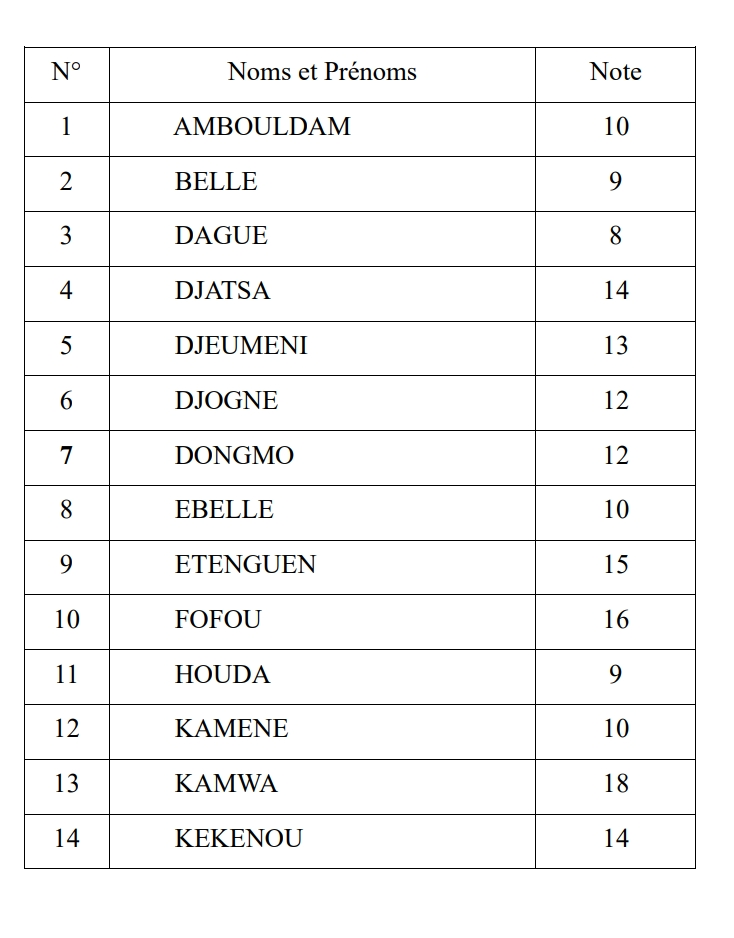
#> input picture schoolmanage/image/test7.jpg, 734 x 938 px
$ python main.py
#> lines starting #> are read from the running program, lines starting #| are printed output that depends on the picture; after the words box and inside, x2 and y2 are one past the last pixel; in counts of white or black regions, pixels touching at a corner belong together
### schoolmanage/TableExtractor.py
import cv2
import numpy as np
import matplotlib.pyplot as plt
import os

class TableExtractor:

    def __init__(self, image_path):

        self.image_path = image_path


    def execute(self):
        self.read_image()
        self.store_process_image("0_original.jpg", self.image)
        self.convert_image_to_grayscale()
        self.store_process_image("1_grayscaled.jpg", self.grayscale_image)
        self.threshold_image()
        self.store_process_image("3_thresholded.jpg", self.thresholded_image)
        self.invert_image()
        self.store_process_image("4_inverteded.jpg", self.inverted_image)
        self.dilate_image()
        self.store_process_image("5_dialateded.jpg", self.dilated_image)
        self.find_contours()
        self.store_process_image("6_all_contours.jpg", self.image_with_all_contours)
        self.filter_contours_and_leave_only_rectangles()
        self.store_process_image("7_only_rectangular_contours.jpg", self.image_with_only_rectangular_contours)
        self.find_largest_contour_by_area()
        self.store_process_image("8_contour_with_max_area.jpg", self.image_with_contour_with_max_area)
        self.order_points_in_the_contour_with_max_area()
        self.store_process_image("9_with_4_corner_points_plotted.jpg", self.image_with_points_plotted)
        self.calculate_new_width_and_height_of_image()
        self.apply_perspective_transform()
        self.store_process_image("10_perspective_corrected.jpg", self.perspective_corrected_image)
        self.add_10_percent_padding()
        self.store_process_image("11_perspective_corrected_with_padding.jpg", self.perspective_corrected_image_with_padding)
        return self.perspective_corrected_image_with_padding

    def read_image(self):
        self.image = cv2.imread(self.image_path)
#> self.image is the input picture: shape (938, 734, 3); mean B, G, R 245.2, 245.3, 245.3

    def convert_image_to_grayscale(self):
        self.grayscale_image = cv2.cvtColor(self.image, cv2.COLOR_BGR2GRAY)

    def blur_image(self):
        self.blurred_image = cv2.blur(self.grayscale_image, (5, 5))

    def threshold_image(self):
        self.thresholded_image = cv2.threshold(self.grayscale_image, 0, 255, cv2.THRESH_BINARY + cv2.THRESH_OTSU)[1]
#> self.thresholded_image: shape (938, 734); 96.2% white; black in thin lines or dots, all inside (x1, y1, x2, y2) = (24, 46, 696, 869)

    def invert_image(self):
        self.inverted_image = cv2.bitwise_not(self.thresholded_image)

    def dilate_image(self):
        self.dilated_image = cv2.dilate(self.inverted_image, None, iterations=5)
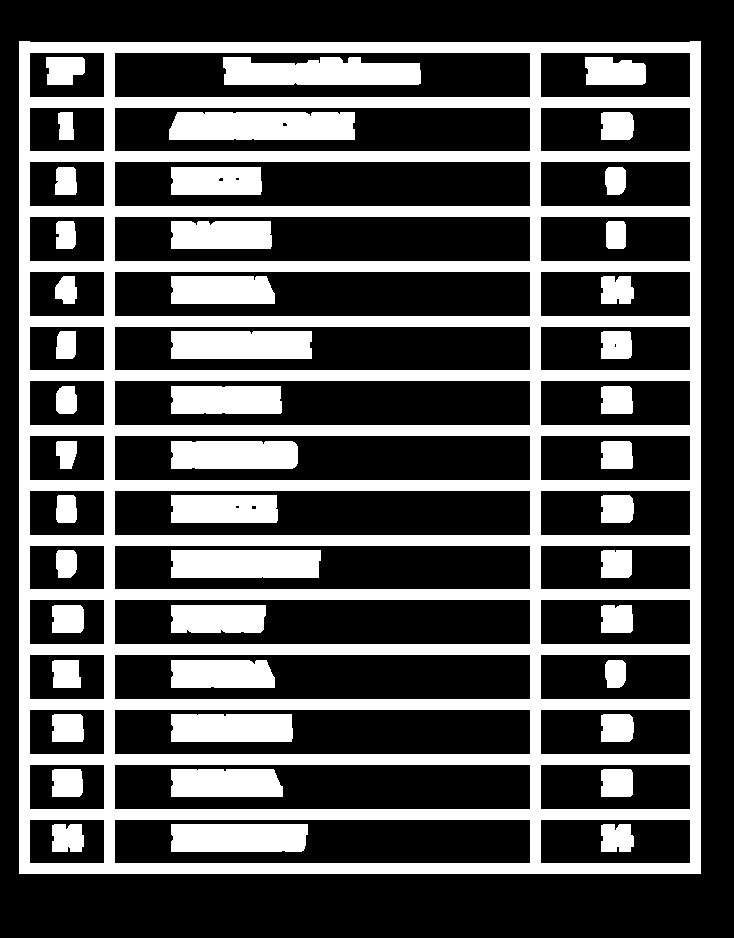
#> self.dilated_image: shape (938, 734); 32.3% white; 46 white regions

    def find_contours(self):
        self.contours, self.hierarchy = cv2.findContours(self.dilated_image, cv2.RETR_TREE, cv2.CHAIN_APPROX_SIMPLE)
#> self.contours = 97 contours, 6 with area under 20; largest, box (x1, y1, x2, y2) and area: (19, 41, 701, 874) 565932, (114, 764, 531, 810) 18718, (114, 709, 531, 755) 18718, (114, 654, 531, 700) 18718, (114, 599, 531, 645) 18718; self.hierarchy = 97 rows, first 6: [-1, -1, 1, -1], [3, -1, 2, 0], [-1, -1, -1, 1], [5, 1, 4, 0], [-1, -1, -1, 3], [7, 3, 6, 0]
        self.image_with_all_contours = self.image.copy()
        cv2.drawContours(self.image_with_all_contours, self.contours, -1, (0, 255, 0), 3)

    def filter_contours_and_leave_only_rectangles(self):
        self.rectangular_contours = []
        for contour in self.contours:
            peri = cv2.arcLength(contour, True)
            approx = cv2.approxPolyDP(contour, 0.02 * peri, True)
            if len(approx) == 4:
                self.rectangular_contours.append(approx)
#> this loop made 97 passes
#> (peri, approx) on passes 1, 2, 4, 5, 6, 8, 9: (3026.8, [[19, 41], [19, 873], [700, 873], [700, 41]]), (385.7, [[540, 820], [689, 819], [690, 862], [541, 863]]), (917.7, [[114, 820], [529, 819], [530, 862], [115, 863]]), (326.1, [[171, 851], [301, 851], [307, 824], [171, 824]]), (235.7, [[29, 820], [103, 819], [104, 862], [30, 863]]), (387.7, [[540, 765], [689, 764], [690, 808], [541, 809]]), (115.9, [[601, 770], [601, 796], [632, 794], [630, 769]])
#> after the loop, self.rectangular_contours = 71 contours; largest, box (x1, y1, x2, y2) and area: (19, 41, 701, 874) 566592, (114, 764, 531, 810) 18261, (114, 709, 531, 755) 18261, (114, 654, 531, 700) 18261, (114, 599, 531, 645) 18261
        self.image_with_only_rectangular_contours = self.image.copy()
        cv2.drawContours(self.image_with_only_rectangular_contours, self.rectangular_contours, -1, (0, 255, 0), 3)
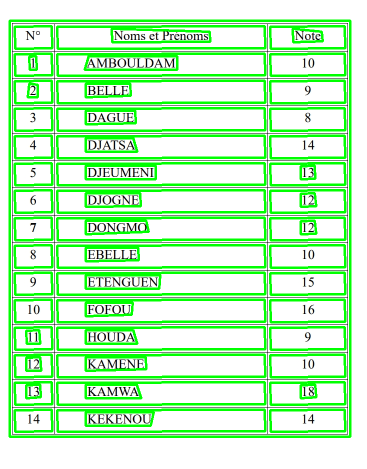
#> self.image_with_only_rectangular_contours: shape (938, 734, 3) (shown at 1/2 size); mean B, G, R 187.4, 245.4, 187.4

    def find_largest_contour_by_area(self):
        max_area = 0
        self.contour_with_max_area = None
        for contour in self.rectangular_contours:
            area = cv2.contourArea(contour)
            if area > max_area:
                max_area = area
                self.contour_with_max_area = contour
#> this loop made 71 passes
#> (area, max_area, self.contour_with_max_area) on pass 1: (566592, 566592, [[19, 41], [19, 873], [700, 873], [700, 41]])
#> after the loop, max_area = 566592
        self.image_with_contour_with_max_area = self.image.copy()
        cv2.drawContours(self.image_with_contour_with_max_area, [self.contour_with_max_area], -1, (0, 255, 0), 3)
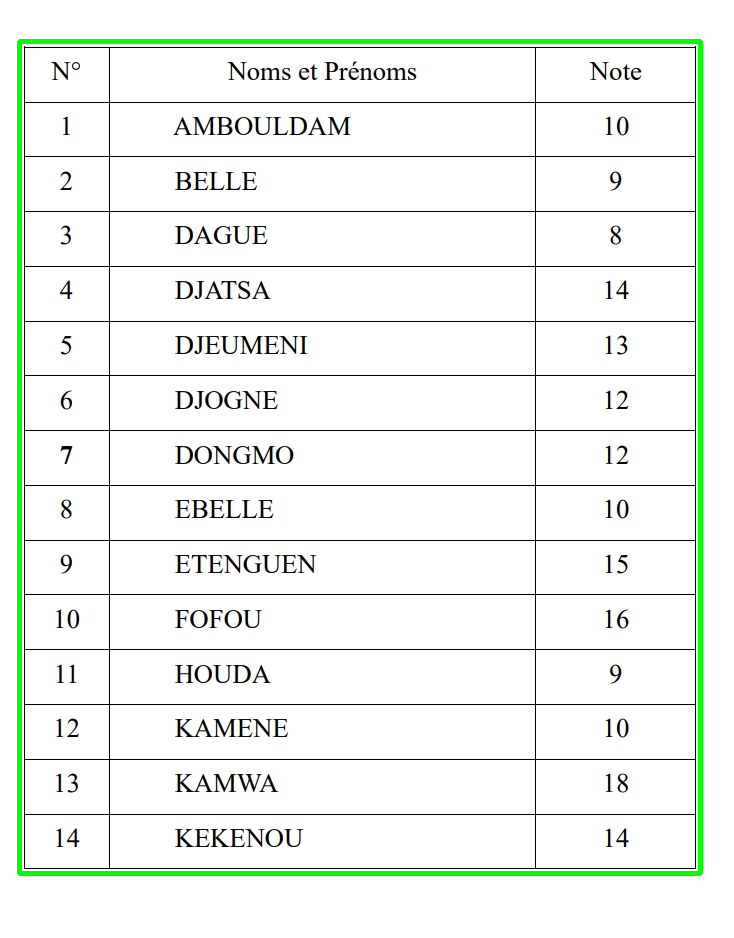
#> self.image_with_contour_with_max_area: shape (938, 734, 3); 2.2% of pixels changed, all inside (x1, y1, x2, y2) = (17, 39, 703, 876)

    def order_points_in_the_contour_with_max_area(self):
        self.contour_with_max_area_ordered = self.order_points(self.contour_with_max_area)
#> in order_points, `pts = pts.reshape(4, 2)`: pts = [[19, 41], [19, 873], [700, 873], [700, 41]]
#> in order_points, `s = pts.sum(axis=1)`: s = [60, 892, 1573, 741]
#> in order_points, `diff = np.diff(pts, axis=1)`: diff = [22, 854, 173, -659]
#> self.contour_with_max_area_ordered = [[19, 41], [700, 41], [700, 873], [19, 873]]
        self.image_with_points_plotted = self.image.copy()
        for point in self.contour_with_max_area_ordered:
            point_coordinates = (int(point[0]), int(point[1]))
            self.image_with_points_plotted = cv2.circle(self.image_with_points_plotted, point_coordinates, 10, (0, 0, 255), -1)
#> this loop made 4 passes
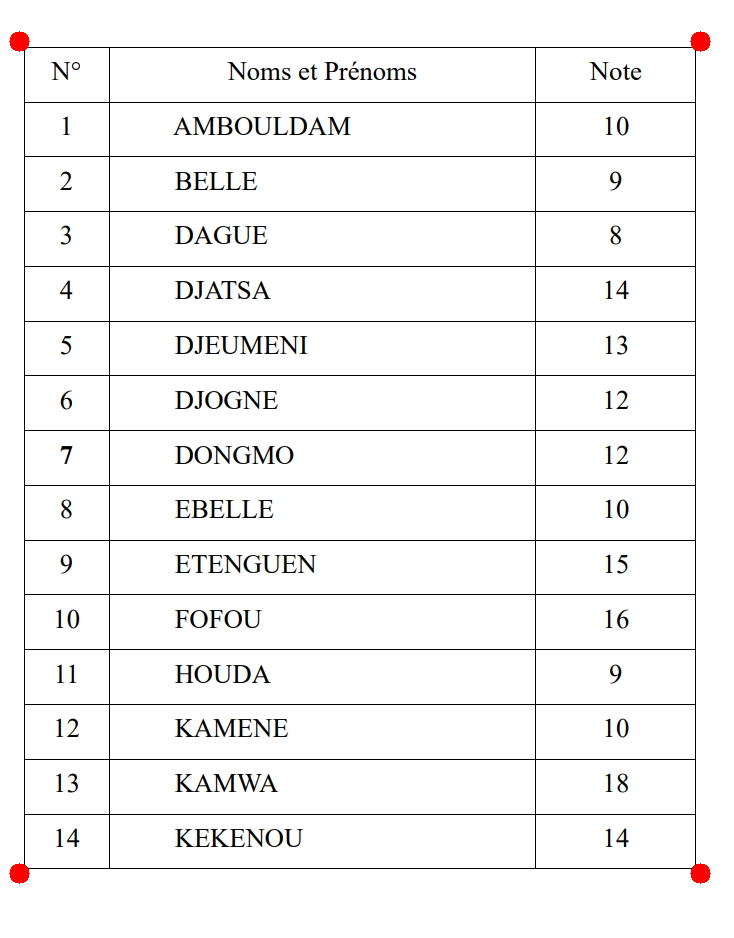
#> self.image_with_points_plotted: shape (938, 734, 3); mean B, G, R 244.8, 244.9, 245.3

    def calculate_new_width_and_height_of_image(self):
        existing_image_width = self.image.shape[1]
        existing_image_width_reduced_by_10_percent = int(existing_image_width * 0.9)

        distance_between_top_left_and_top_right = self.calculateDistanceBetween2Points(self.contour_with_max_area_ordered[0], self.contour_with_max_area_ordered[1])
#> in calculateDistanceBetween2Points, `dis = ((p2[0] - p1[0]) ** 2 + (p2[1] - p1[1]) ** 2) ** 0.5`: dis = 681
#> distance_between_top_left_and_top_right = 681
        distance_between_top_left_and_bottom_left = self.calculateDistanceBetween2Points(self.contour_with_max_area_ordered[0], self.contour_with_max_area_ordered[3])
#> distance_between_top_left_and_bottom_left = 832

        aspect_ratio = distance_between_top_left_and_bottom_left / distance_between_top_left_and_top_right
#> aspect_ratio = 1.22

        self.new_image_width = existing_image_width_reduced_by_10_percent
        self.new_image_height = int(self.new_image_width * aspect_ratio)
#> self.new_image_height = 806

    def apply_perspective_transform(self):
        pts1 = np.float32(self.contour_with_max_area_ordered)
#> pts1 = [[19, 41], [700, 41], [700, 873], [19, 873]]
        pts2 = np.float32([[0, 0], [self.new_image_width, 0], [self.new_image_width, self.new_image_height], [0, self.new_image_height]])
#> pts2 = [[0, 0], [660, 0], [660, 806], [0, 806]]
        matrix = cv2.getPerspectiveTransform(pts1, pts2)
#> matrix = [[0.969, 3.87e-18, -18.41], [1.02e-17, 0.969, -39.72], [2.98e-19, 0, 1]]
        self.perspective_corrected_image = cv2.warpPerspective(self.image, matrix, (self.new_image_width, self.new_image_height))

    def add_10_percent_padding(self):
        image_height = self.image.shape[0]
        padding = int(image_height * 0.1)
        self.perspective_corrected_image_with_padding = cv2.copyMakeBorder(self.perspective_corrected_image, padding, padding, padding, padding, cv2.BORDER_CONSTANT, value=[255, 255, 255])

    def draw_contours(self):
        self.image_with_contours = self.image.copy()
        cv2.drawContours(self.image_with_contours,  [ self.contour_with_max_area ], -1, (0, 255, 0), 1)

    def calculateDistanceBetween2Points(self, p1, p2):
        dis = ((p2[0] - p1[0]) ** 2 + (p2[1] - p1[1]) ** 2) ** 0.5
        return dis

    def order_points(self, pts):
        # initialzie a list of coordinates that will be ordered
        # such that the first entry in the list is the top-left,
        # the second entry is the top-right, the third is the
        # bottom-right, and the fourth is the bottom-left
        pts = pts.reshape(4, 2)
        rect = np.zeros((4, 2), dtype="float32")

        # the top-left point will have the smallest sum, whereas
        # the bottom-right point will have the largest sum
        s = pts.sum(axis=1)
        rect[0] = pts[np.argmin(s)]
        rect[2] = pts[np.argmax(s)]

        # now, compute the difference between the points, the
        # top-right point will have the smallest difference,
        # whereas the bottom-left will have the largest difference
        diff = np.diff(pts, axis=1)
        rect[1] = pts[np.argmin(diff)]
        rect[3] = pts[np.argmax(diff)]

        # return the ordered coordinates
        return rect

    def store_process_image(self, file_name, image):
        # path = "./process_images/table_extractor/" + file_name
        path = os.path.join(os.path.dirname(__file__), 'process_images', 'table_extractor', '0_original.jpg')

        cv2.imwrite(path, image)


### schoolmanage/TableLinesRemover.py
import cv2
import numpy as np

class TableLinesRemover:

    def __init__(self, image):
        self.image = image

    def execute(self):
        self.grayscale_image()
        self.store_process_image("0_grayscaled.jpg", self.grey)
        self.threshold_image()
        self.store_process_image("1_thresholded.jpg", self.thresholded_image)
        self.invert_image()
        self.store_process_image("2_inverted.jpg", self.inverted_image)
        self.erode_vertical_lines()
        self.store_process_image("3_erode_vertical_lines.jpg", self.vertical_lines_eroded_image)
        self.erode_horizontal_lines()
        self.store_process_image("4_erode_horizontal_lines.jpg", self.horizontal_lines_eroded_image)
        self.combine_eroded_images()
        self.store_process_image("5_combined_eroded_images.jpg", self.combined_image)
        self.dilate_combined_image_to_make_lines_thicker()
        self.store_process_image("6_dilated_combined_image.jpg", self.combined_image_dilated)
        self.subtract_combined_and_dilated_image_from_original_image()
        self.store_process_image("7_image_without_lines.jpg", self.image_without_lines)
        self.remove_noise_with_erode_and_dilate()
        self.store_process_image("8_image_without_lines_noise_removed.jpg", self.image_without_lines_noise_removed)
        return self.image_without_lines_noise_removed

    def grayscale_image(self):
        self.grey = cv2.cvtColor(self.image, cv2.COLOR_BGR2GRAY)

    def threshold_image(self):
        self.thresholded_image = cv2.threshold(self.grey, 127, 255, cv2.THRESH_BINARY)[1]
#> self.thresholded_image: shape (992, 846); 97.1% white; black in thin lines or dots, all inside (x1, y1, x2, y2) = (98, 98, 749, 895)

    def invert_image(self):
        self.inverted_image = cv2.bitwise_not(self.thresholded_image)

    def erode_vertical_lines(self):
        hor = np.array([[1,1,1,1,1,1]])
        self.vertical_lines_eroded_image = cv2.erode(self.inverted_image, hor, iterations=10)
#> self.vertical_lines_eroded_image: shape (992, 846); 1.1% white in thin lines or dots, all inside (x1, y1, x2, y2) = (128, 99, 729, 895)
        self.vertical_lines_eroded_image = cv2.dilate(self.vertical_lines_eroded_image, hor, iterations=10)
#> self.vertical_lines_eroded_image: shape (992, 846); 1.2% white in thin lines or dots, all inside (x1, y1, x2, y2) = (108, 99, 759, 895)

    def erode_horizontal_lines(self):
        ver = np.array([[1],
               [1],
               [1],
               [1],
               [1],
               [1],
               [1]])
        self.horizontal_lines_eroded_image = cv2.erode(self.inverted_image, ver, iterations=10)
#> self.horizontal_lines_eroded_image: shape (992, 846); 0.35% white in thin lines or dots, all inside (x1, y1, x2, y2) = (98, 128, 749, 865)
        self.horizontal_lines_eroded_image = cv2.dilate(self.horizontal_lines_eroded_image, ver, iterations=10)

    def combine_eroded_images(self):
        self.combined_image = cv2.add(self.vertical_lines_eroded_image, self.horizontal_lines_eroded_image)
#> self.combined_image: shape (992, 846); 1.6% white in thin lines or dots, all inside (x1, y1, x2, y2) = (98, 98, 759, 895)

    def dilate_combined_image_to_make_lines_thicker(self):
        kernel = cv2.getStructuringElement(cv2.MORPH_RECT, (2, 2))
        self.combined_image_dilated = cv2.dilate(self.combined_image, kernel, iterations=5)
#> self.combined_image_dilated: shape (992, 846); 9.6% white; 2 white regions, box (x1, y1, x2, y2) and area: (108, 98, 764, 900) 75672, (98, 98, 104, 900) 4812

    def subtract_combined_and_dilated_image_from_original_image(self):
        self.image_without_lines = cv2.subtract(self.inverted_image, self.combined_image_dilated)
#> self.image_without_lines: shape (992, 846); 1.3% white in thin lines or dots, all inside (x1, y1, x2, y2) = (104, 99, 696, 895)

    def remove_noise_with_erode_and_dilate(self):
        kernel = cv2.getStructuringElement(cv2.MORPH_RECT, (2, 2))
        self.image_without_lines_noise_removed = cv2.erode(self.image_without_lines, kernel, iterations=1)
#> self.image_without_lines_noise_removed: shape (992, 846); 0.46% white in thin lines or dots, all inside (x1, y1, x2, y2) = (127, 114, 696, 874)
        self.image_without_lines_noise_removed = cv2.dilate(self.image_without_lines_noise_removed, kernel, iterations=1)
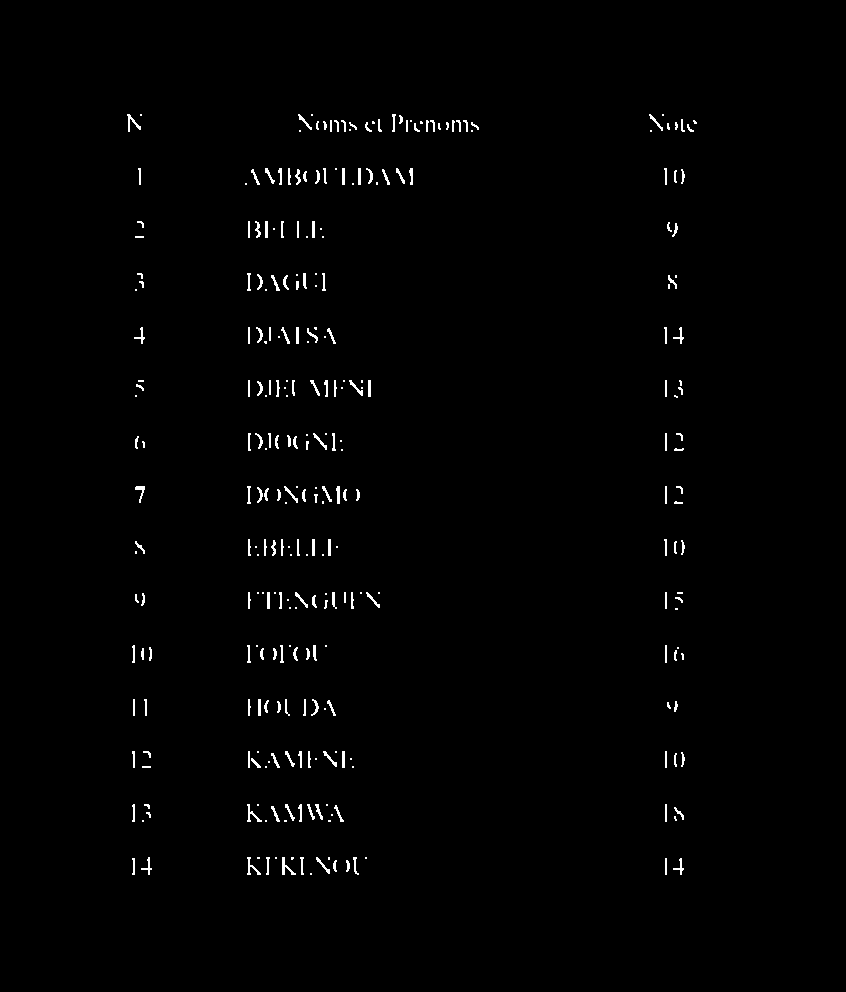
#> self.image_without_lines_noise_removed: shape (992, 846); 0.98% white in thin lines or dots, all inside (x1, y1, x2, y2) = (127, 114, 697, 875)

    def store_process_image(self, file_name, image):
        path = "./process_images/table_lines_remover/" + file_name
        cv2.imwrite(path, image)

### schoolmanage/OcrToTableTool.py
import cv2
import numpy as np
import subprocess
import pytesseract
from PIL import Image
import os

pytesseract.pytesseract.tesseract_cmd = "C:\\Program Files\\Tesseract-OCR\\tesseract.exe"

class OcrToTableTool:

    def __init__(self, image, original_image):
        self.thresholded_image = image
        self.original_image = original_image

    def execute(self):
        self.dilate_image()
        self.store_process_image('0_dilated_image.jpg', self.dilated_image)
        self.find_contours()
        self.store_process_image('1_contours.jpg', self.image_with_contours_drawn)
        self.convert_contours_to_bounding_boxes()
        self.store_process_image('2_bounding_boxes.jpg', self.image_with_all_bounding_boxes)
        self.mean_height = self.get_mean_height_of_bounding_boxes()
        self.sort_bounding_boxes_by_y_coordinate()
        self.club_all_bounding_boxes_by_similar_y_coordinates_into_rows()
        self.sort_all_rows_by_x_coordinate()
        self.crop_each_bounding_box_and_ocr()
        self.generate_csv_file()

    def threshold_image(self):
        return cv2.threshold(self.grey_image, 0, 255, cv2.THRESH_BINARY + cv2.THRESH_OTSU)[1]

    def convert_image_to_grayscale(self):
        return cv2.cvtColor(self.image, self.dilated_image)

    def dilate_image(self):
        kernel_to_remove_gaps_between_words = np.array([
                [1,1,1,1,1,1,1,1,1,1],
               [1,1,1,1,1,1,1,1,1,1]
        ])
        self.dilated_image = cv2.dilate(self.thresholded_image, kernel_to_remove_gaps_between_words, iterations=5)
#> self.dilated_image: shape (992, 846); 10.4% white; 46 white regions, largest, box (x1, y1, x2, y2) and area: (225, 168, 438, 190) 4568, (278, 114, 504, 137) 4446, (228, 592, 405, 614) 3847
        simple_kernel = np.ones((5,5), np.uint8)
        self.dilated_image = cv2.dilate(self.dilated_image, simple_kernel, iterations=2)
#> self.dilated_image: shape (992, 846); 15.7% white; 45 white regions
#> (the rest of the program and of its run is left out)
